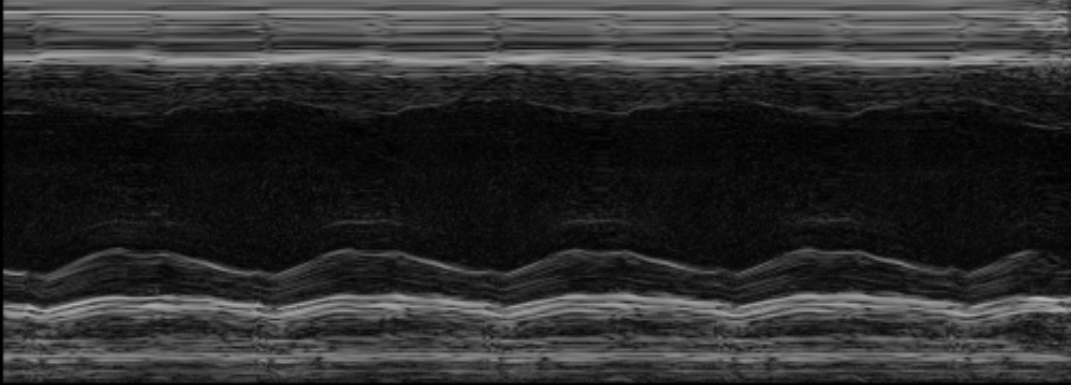
#> input picture deteccio_linies/cor2.png, 1071 x 385 px, found by its file name
$ python corazon.py
#> lines starting #> are read from the running program, lines starting #| are printed output that depends on the picture; after the words box and inside, x2 and y2 are one past the last pixel; in counts of white or black regions, pixels touching at a corner belong together
import cv2
import numpy as np
def main(png):
#> called with png = '/home/pol/Documentos/HACKATHON/cor2.png'
    image = cv2.imread(png)
#> image is the input picture: shape (385, 1071, 3); min 0, max 181, mean 45.5
    img = cv2.imread(png)

    blur = cv2.blur(image,(11,11))
     #l'altre potser 70 / 50/ 20/ 50
    imgHSV = cv2.cvtColor(image, cv2.COLOR_BGR2HSV)
#> imgHSV: shape (385, 1071, 3); mean H, S, V 0, 0, 45.5

    color1 = np.array([0, 0, 0], np.uint8)
    mi1 = 0
    mi2 = 0
    mi3 = 0
    mi4= 0
    mila=0
    mila2=0
    mila3=0
    mila4=0

    lin = []
    lin2 = []
    lin3 = []
    lin4 = []


    #img= np.zeros((imgHSV.shape[0],imgHSV.shape[1],3), np.uint8)
    for maska in range(2, 70, 2):
        pts=0
        pts2=0
        pts3 = 0
        pts4 = 0
        color2 = np.array([0, 0, maska], np.uint8)
        mask = cv2.inRange(imgHSV, color1, color2)
        y = 303
        y2 = 269
        y3 = 117
        y4 = 69
        for j in range (mask.shape[1]):
            for i in range (y-3, y+3):
                if mask[i,j] == 0:
                        if mask[i-1,j] == 255 and mask[i-2,j] == 255 and mask[i-3,j] == 255:
                                y = i
                                pts=pts+1
            for i in range(y2 - 5, y2 + 5):
                        if mask[i, j] == 0:
                            if mask[i - 1, j] == 255 and mask[i - 2, j] == 255 and mask[i - 3, j] == 255:
                                y2 = i
                                pts2 = pts2 + 1
            for i in range(y3 - 5, y3 + 5):
                if mask[i, j] == 0:
                    if mask[i + 1, j] == 255 and mask[i + 2, j] == 255 and mask[i + 3, j] == 255:  # abs(i-y4) < 4
                        y3 = i
                        pts3 = pts3 + 1
            for i in range(y4 - 5, y4 + 5):
                if mask[i, j] == 0:
                    if mask[i + 1, j] == 255 and mask[i + 2, j] == 255 and mask[i + 3, j] == 255:  # abs(i-y4) < 4
                        y4 = i
                        pts4 = pts4 + 1

        if pts>mi1:
            mila=maska
            mi1=pts
        if pts2 > mi2:
            mila2 = maska
            mi2 = pts2
        if pts3>mi3:
            mila3=maska
            mi3=pts3
        if pts4 > mi4:
            mila4 = maska
            mi4 = pts4
#> this loop made 34 passes
#> pass 1, in main, `mask = cv2.inRange(imgHSV, color1, color2)`:
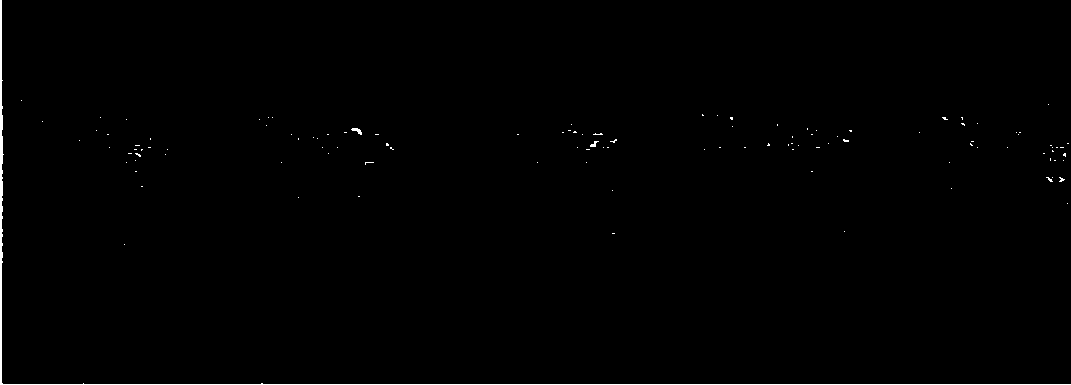
#> mask: shape (385, 1071); 0.57% white; 115 white regions (112 under 20 px), largest, box (x1, y1, x2, y2) and area: (0, 0, 1071, 385) 1941, (351, 128, 362, 135) 38, (590, 141, 599, 147) 27
#> after the loop, mi1 = 1068; mi2 = 1065; mi3 = 988; mi4 = 1056; mila = 54; mila2 = 24; mila3 = 20; mila4 = 50
    color2 = np.array([0, 0, mila3], np.uint8)
#> color2 = [0, 0, 20]
    mask = cv2.inRange(imgHSV, color1, color2)
#> mask: shape (385, 1071); 40.3% white; 479 white regions (375 under 20 px), largest, box (x1, y1, x2, y2) and area: (0, 0, 1071, 385) 153883, (999, 92, 1071, 122) 877, (555, 258, 656, 292) 812

    y = 303
    y2 = 270
    y3 = 98
    y4 = 69
    a = False
    for j in range(mask.shape[1]):
                a = False
                for i in range(y3 - 5, y3 + 5):
                        if mask[i, j] == 0:
                            if mask[i + 1, j] == 255 and mask[i + 2, j] == 255 and mask[i + 3, j] == 255:  # abs(i-y4) < 4
                                if not a:
                                     lin3.append(i)
                                img[i, j] = [142,255,122]
                                y3 = i
                                a = True
                if not a:
                    lin3.append(None)
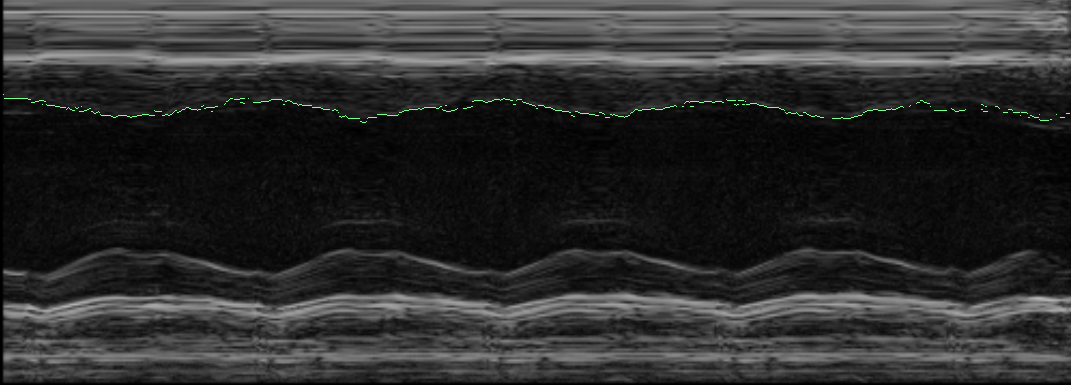
#> img: shape (385, 1071, 3); 0.24% of pixels changed, all inside (x1, y1, x2, y2) = (3, 94, 1070, 123)


    color2 = np.array([0, 0, mila4], np.uint8)
#> color2 = [0, 0, 50]
    mask = cv2.inRange(imgHSV, color1, color2)
#> mask: shape (385, 1071); 64% white; 219 black regions (178 under 20 px), largest, box (x1, y1, x2, y2) and area: (3, 0, 1071, 81) 73948, (3, 290, 1071, 382) 66343, (322, 249, 558, 279) 1204
    for j in range(mask.shape[1]):
                a = False
                for i in range(y4 - 5, y4 + 5):
                        if mask[i, j] == 0:
                                if mask[i + 1, j] == 255 and mask[i + 2, j] == 255 and mask[i + 3, j] == 255:  # abs(i-y4) < 4
                                    if not a:
                                        lin4.append(i)
                                    img[i, j] =  [101,255,230]
                                    y4 = i
                                    a = True
                if not a:
                    lin4.append(None)
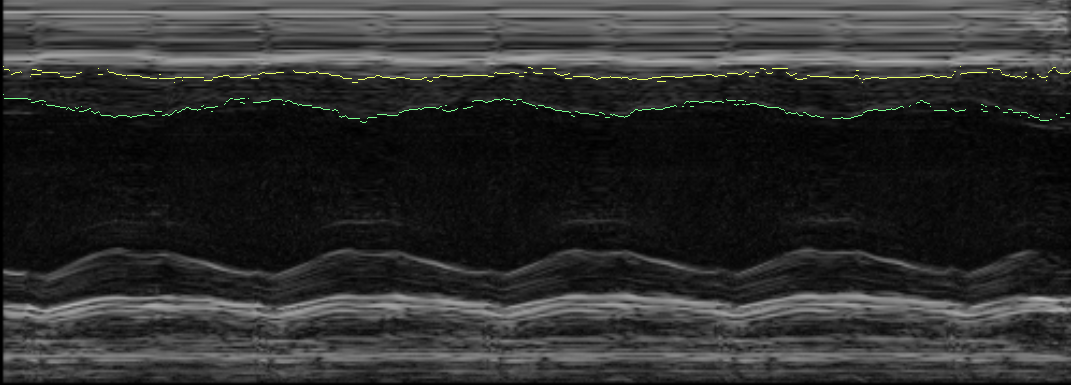
#> img: shape (385, 1071, 3); 0.26% of pixels changed, all inside (x1, y1, x2, y2) = (3, 66, 1071, 83)

    color2 = np.array([0, 0, mila], np.uint8)
#> color2 = [0, 0, 54]
    mask = cv2.inRange(imgHSV, color1, color2)
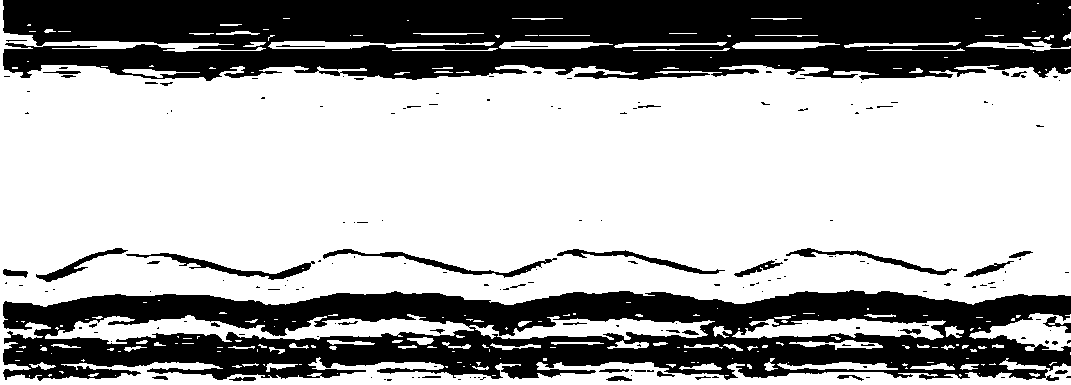
#> mask: shape (385, 1071); 66.2% white; 181 black regions (137 under 20 px), largest, box (x1, y1, x2, y2) and area: (3, 0, 1071, 81) 71169, (3, 290, 1071, 381) 61250, (323, 249, 557, 278) 996
    for j in range(mask.shape[1]):
        a = False
        for i in range(y-3, y+3):
            if mask[i, j] == 0:
                    if mask[i - 1, j] == 255 and mask[i - 2, j] == 255 and mask[i - 3, j] == 255:
                        if not a:
                            lin.append(i)
                        img[i, j] = [255,0,0]
                        y = i
                        a = True
        if not a:
            lin.append(None)
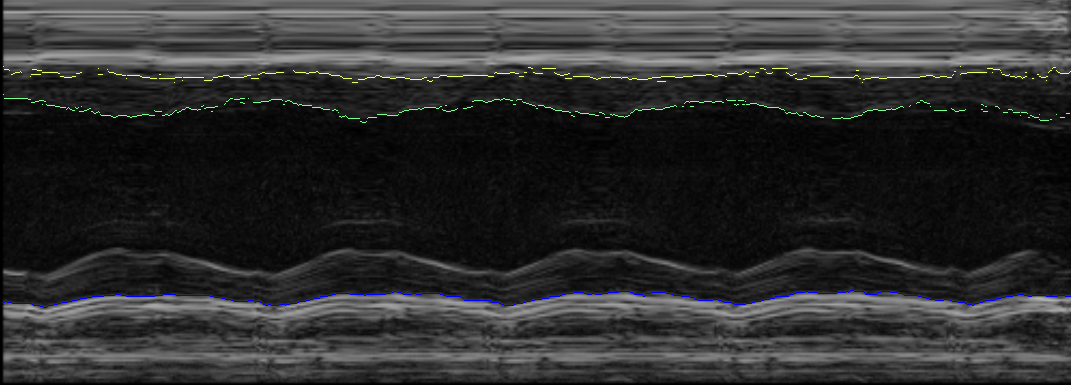
#> img: shape (385, 1071, 3); 0.26% of pixels changed, all inside (x1, y1, x2, y2) = (3, 290, 1071, 308)

    color2 = np.array([0, 0, mila2], np.uint8)
#> color2 = [0, 0, 24]
    mask = cv2.inRange(imgHSV, color1, color2)
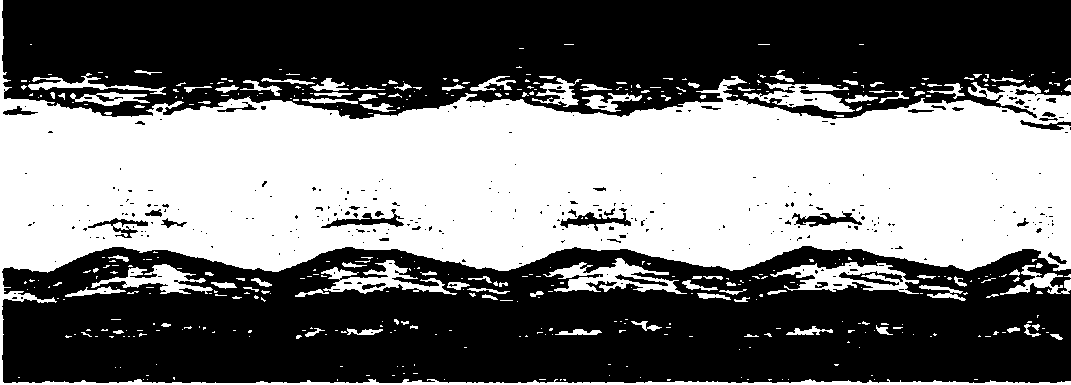
#> mask: shape (385, 1071); 44.5% white; 445 white regions (346 under 20 px), largest, box (x1, y1, x2, y2) and area: (0, 0, 1071, 385) 163562, (770, 262, 919, 294) 2121, (543, 258, 687, 294) 1993
    for j in range(mask.shape[1]):
        a = False
        for i in range(y2 - 5, y2 + 5):
            if mask[i, j] == 0:
                    if mask[i - 1, j] == 255 and mask[i - 2, j] == 255 and mask[i - 3, j] == 255:
                            if not a:
                                lin2.append(i)
                            img[i, j] = [255,163,255]
                            y2 = i
                            a= True
        if not a:
            lin2.append(None)
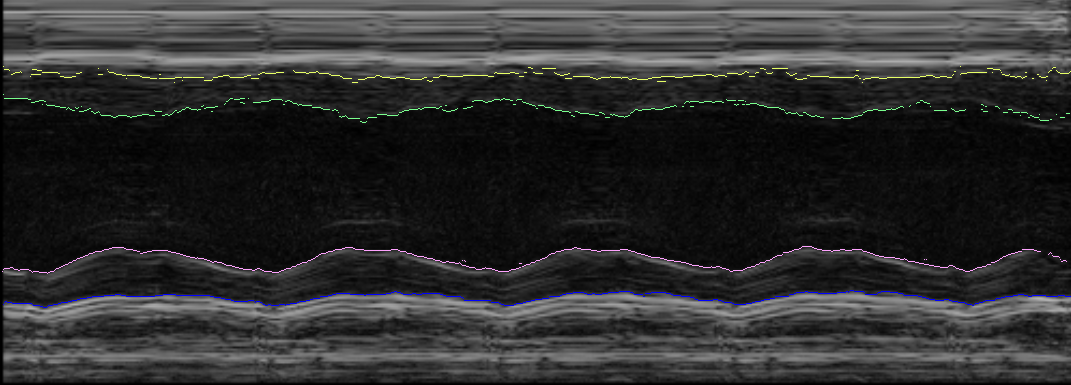
#> img: shape (385, 1071, 3); 0.26% of pixels changed, all inside (x1, y1, x2, y2) = (2, 246, 1067, 274)
    print(lin, lin2, lin3, lin4)
#> (printed output is left out)
    cv2.imshow('maskRed', img)

    cv2.waitKey(0)
    cv2.destroyAllWindows()

    return(lin, lin2, lin3, lin4)

png = '/home/pol/Documentos/HACKATHON/cor2.png'
main(png)
